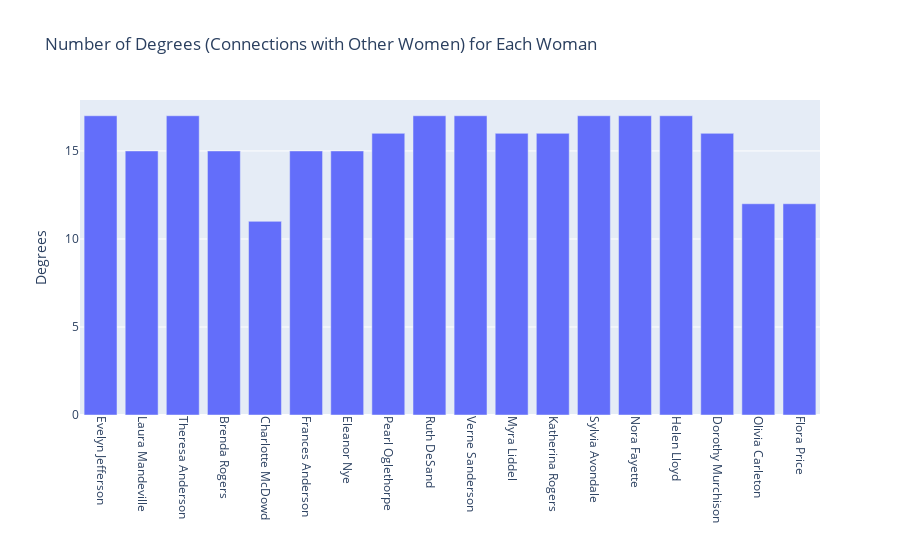

Notebook source saved alongside this figure:
### Code cell
from pandas import DataFrame
import plotly as py
import plotly.graph_objs as go 
from plotly.offline import init_notebook_mode, plot, iplot
init_notebook_mode(connected=True)
df_women = DataFrame(list(nx.degree(W)),columns = ['Woman','Degrees']) 
df_women

fig = go.Figure()
fig.add_trace(go.Bar(
    x = df_women['Woman'],
    y = df_women['Degrees']))

fig.update_layout(go.Layout(
    title='Number of Degrees (Connections with Other Women) for Each Woman',
    xaxis=dict(
        title='', tickangle = 90
    ),
    yaxis=dict(
        title='Degrees'
    )
))
fig.show()

### Figure 1 — Plotly figure (JSON) as saved in the notebook; plotly's stock layout.template omitted (floating-point values rounded to 4 significant figures)
{"data": [{"type": "bar", "x": ["Evelyn Jefferson", "Laura Mandeville", "Theresa Anderson", "Brenda Rogers", "Charlotte McDowd", "Frances Anderson", "Eleanor Nye", "Pearl Oglethorpe", "Ruth DeSand", "Verne Sanderson", "Myra Liddel", "Katherina Rogers", "Sylvia Avondale", "Nora Fayette", "Helen Lloyd", "Dorothy Murchison", "Olivia Carleton", "Flora Price"], "y": [17, 15, 17, 15, 11, 15, 15, 16, 17, 17, 16, 16, 17, 17, 17, 16, 12, 12]}], "layout": {"title": {"text": "Number of Degrees (Connections with Other Women) for Each Woman"}, "xaxis": {"tickangle": 90, "title": {"text": ""}}, "yaxis": {"title": {"text": "Degrees"}}}}
